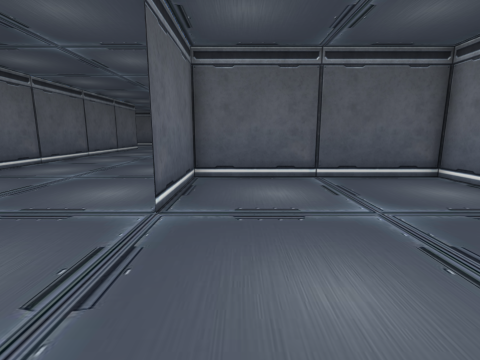
View 1 (above)

21 first-person views from a walk through a Unity game level. The camera is 1.4 m above the floor, tilts 10° down and sees 85° across. Doors are open. The floor is counted in squares, 1 m on a side. Each view is taken from the middle of a square. On the plan, view 1 faces up. The plan holds only what a view shows up to about 13 squares ahead; the rest is blank. The place goes on beyond the plan. Some surface patterns are stand-ins.

View 2
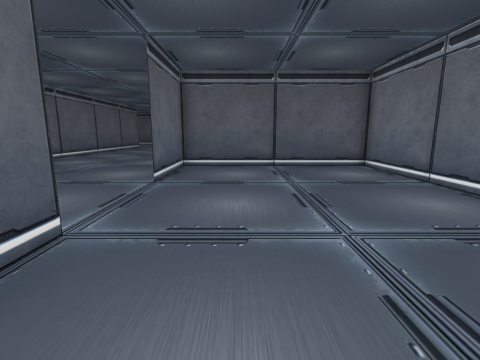

View 3
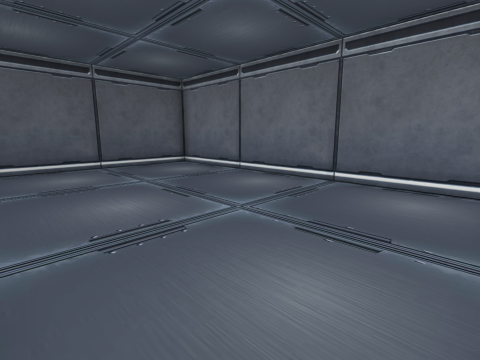

View 4
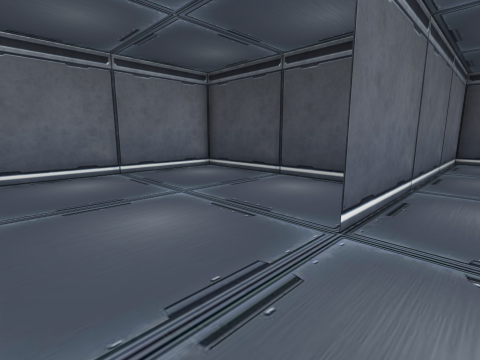

View 5
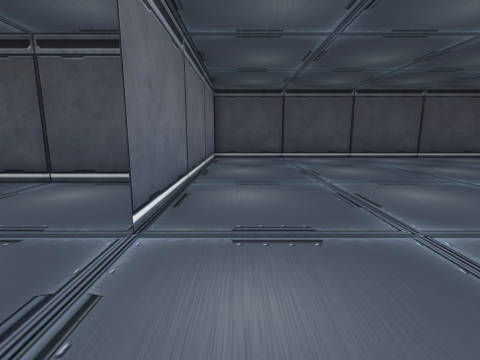

View 6
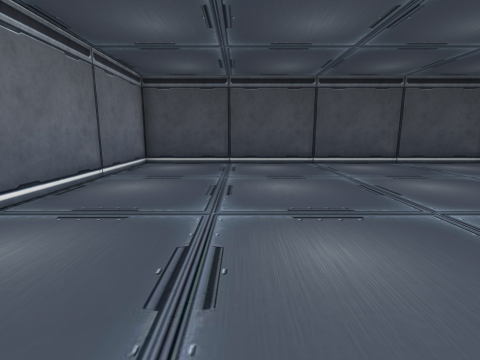

View 7
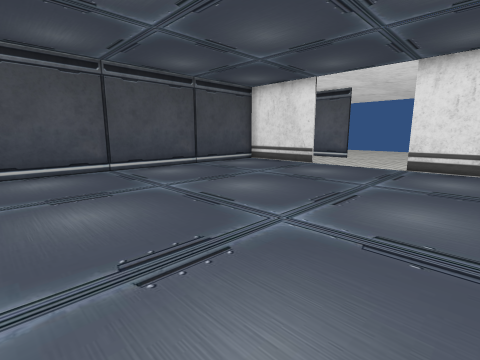

View 8
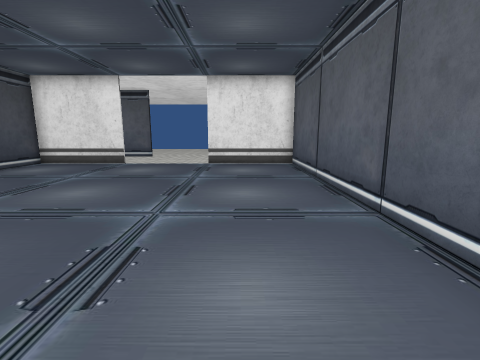

View 9
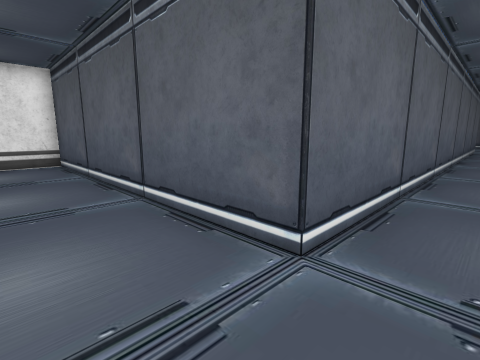

View 10
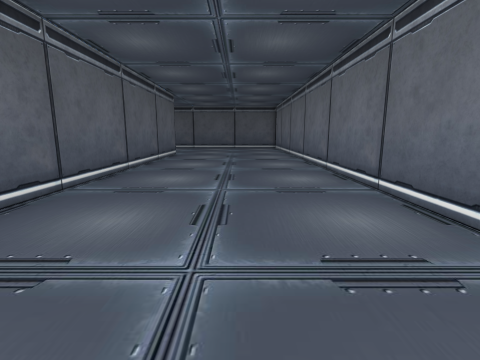

View 11
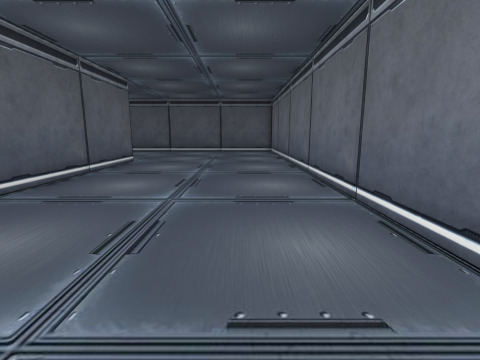

View 12
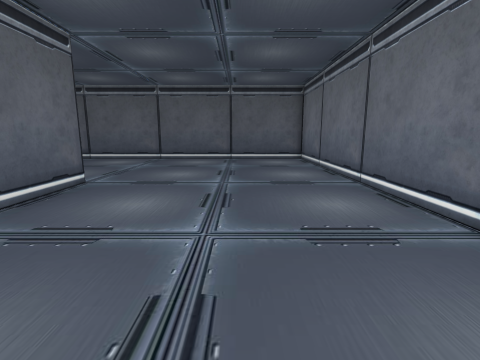

View 13
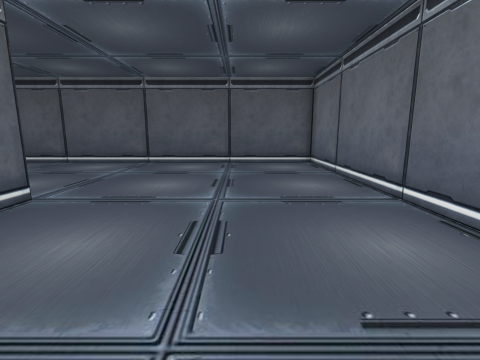

View 14
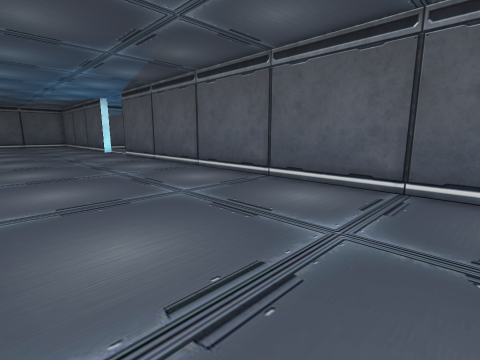

View 15
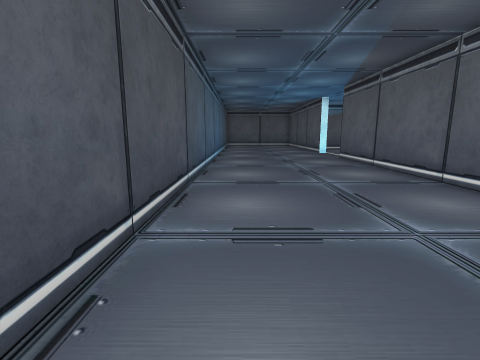

View 16
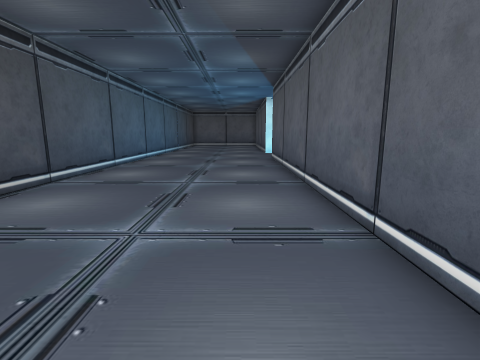

View 17
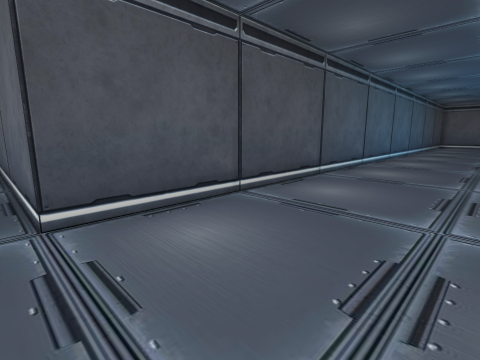

View 18
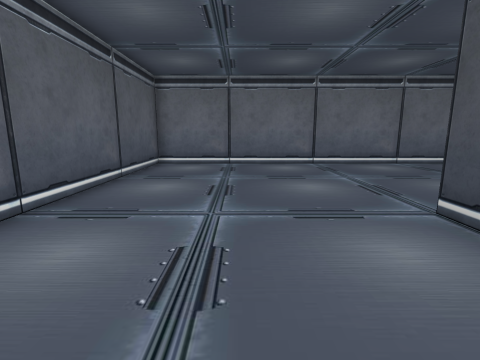

View 19
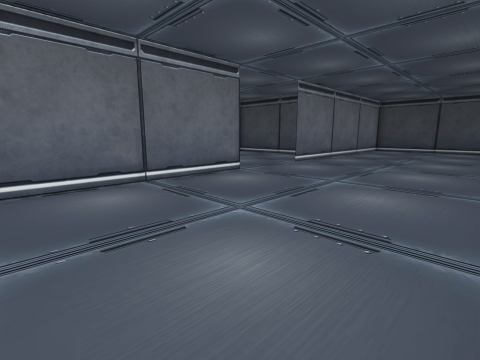

View 20
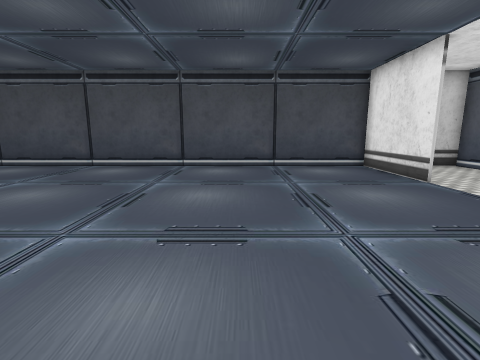

View 21
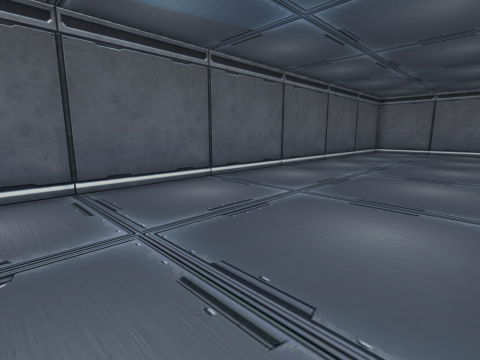

### Floor plan
Points are (right, up) in squares from view 1. A wall is a line through its corners. A room is listed if a view was taken in it or the views show most of it. See-through windows are left out.
Room 1 (views 1, 2, 3)
walls: (-1.5, 0.5) (-1.5, -0.4); (0.1, -3.5) (6.5, -3.5) (6.5, 8.5) (-1.5, 8.5) (-1.5, 4.5)
ways out: open door at (-1.5, 2.5) to room 2
Room 2 (views 4, 5, 6, 7, 8, 9, 10, 11, 12, 13, 14, 15, 16, 17, 18, 19, 20, 21)
walls: (-1.5, 4.5) (-1.5, 31.9) (-23.2, 31.9); (-23.2, 24.5) (-9.5, 24.5) (-9.5, 0.5) (-21.5, 0.5) (-21.5, -3.5); (-21.5, -7.4) (-21.5, -11.5) (-1.5, -11.5) (-1.5, 0.5)
ways out: open door at (-1.5, 2.5) to room 1; open door at (-21.5, -5.5)

Where each view was taken, in squares from view 1:
view 1: 0 up, 0 right, facing up
view 2: 3 down, 1 right, facing up
view 3: 3 down, 1 left, facing up-right
view 4: 4 up, 3 left, facing down-right
view 5: 4 up, 3 left, facing down
view 6: 1 up, 6 left, facing down
view 7: 1 down, 10 left, facing down-left
view 8: 2 down, 9 left, facing left
view 9: 2 down, 8 left, facing up-left
view 10: 6 up, 5 left, facing up
view 11: 11 up, 4 left, facing up
view 12: 17 up, 5 left, facing up
view 13: 19 up, 5 left, facing up
view 14: 25 up, 8 left, facing up-left
view 15: 26 up, 10 left, facing left
view 16: 30 up, 10 left, facing left
view 17: 29 up, 9 left, facing down-left
view 18: 28 up, 14 left, facing right
view 19: 12 up, 9 left, facing down-right
view 20: 0 up, 16 left, facing down
view 21: 25 up, 23 left, facing up-right
